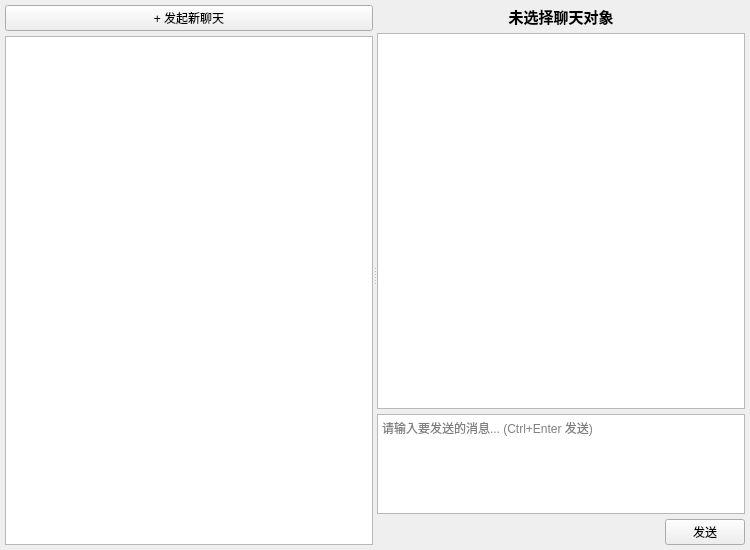
<?xml version="1.0" encoding="UTF-8"?>
<ui version="4.0">
 <class>ChatWidget</class>
 <widget class="QWidget" name="ChatWidget">
  <property name="geometry">
   <rect>
    <x>0</x>
    <y>0</y>
    <width>750</width>
    <height>550</height>
   </rect>
  </property>
  <property name="windowTitle">
   <string>即时通讯</string>
  </property>
  <layout class="QHBoxLayout" name="horizontalLayout">
   <property name="spacing">
    <number>5</number>
   </property>
   <property name="leftMargin">
    <number>5</number>
   </property>
   <property name="topMargin">
    <number>5</number>
   </property>
   <property name="rightMargin">
    <number>5</number>
   </property>
   <property name="bottomMargin">
    <number>5</number>
   </property>
   <item>
    <widget class="QSplitter" name="splitter">
     <property name="orientation">
      <enum>Qt::Horizontal</enum>
     </property>
     <!-- 左侧会话区域 -->
     <widget class="QWidget" name="leftWidget" native="true">
      <layout class="QVBoxLayout" name="leftLayout">
       <property name="spacing">
        <number>5</number>
       </property>
       <property name="leftMargin">
        <number>0</number>
       </property>
       <property name="topMargin">
        <number>0</number>
       </property>
       <property name="rightMargin">
        <number>0</number>
       </property>
       <property name="bottomMargin">
        <number>0</number>
       </property>
       <item>
        <widget class="QPushButton" name="btn_add_session">
         <property name="text">
          <string>+ 发起新聊天</string>
         </property>
        </widget>
       </item>
       <item>
        <widget class="QListWidget" name="list_sessions"/>
       </item>
      </layout>
     </widget>
     <!-- 右侧聊天区域 -->
     <widget class="QWidget" name="rightWidget" native="true">
      <layout class="QVBoxLayout" name="rightLayout">
       <property name="spacing">
        <number>5</number>
       </property>
       <property name="leftMargin">
        <number>0</number>
       </property>
       <property name="topMargin">
        <number>0</number>
       </property>
       <property name="rightMargin">
        <number>0</number>
       </property>
       <property name="bottomMargin">
        <number>0</number>
       </property>
       <item>
        <widget class="QLabel" name="lbl_title">
         <property name="font">
          <font>
           <pointsize>11</pointsize>
           <bold>true</bold>
          </font>
         </property>
         <property name="text">
          <string>未选择聊天对象</string>
         </property>
         <property name="alignment">
          <set>Qt::AlignCenter</set>
         </property>
        </widget>
       </item>
       <item>
        <widget class="QListWidget" name="list_messages"/>
       </item>
       <item>
        <widget class="QTextEdit" name="edit_input">
         <property name="maximumSize">
          <size>
           <width>16777215</width>
           <height>100</height>
          </size>
         </property>
         <property name="placeholderText">
          <string>请输入要发送的消息... (Ctrl+Enter 发送)</string>
         </property>
        </widget>
       </item>
       <item>
        <layout class="QHBoxLayout" name="buttonLayout">
         <item>
          <spacer name="horizontalSpacer">
           <property name="orientation">
            <enum>Qt::Horizontal</enum>
           </property>
           <property name="sizeHint" stdset="0">
            <size>
             <width>40</width>
             <height>20</height>
            </size>
           </property>
          </spacer>
         </item>
         <item>
          <widget class="QPushButton" name="btn_send">
           <property name="text">
            <string>发送</string>
           </property>
          </widget>
         </item>
        </layout>
       </item>
      </layout>
     </widget>
    </widget>
   </item>
  </layout>
 </widget>
 <resources/>
 <connections/>
</ui>
